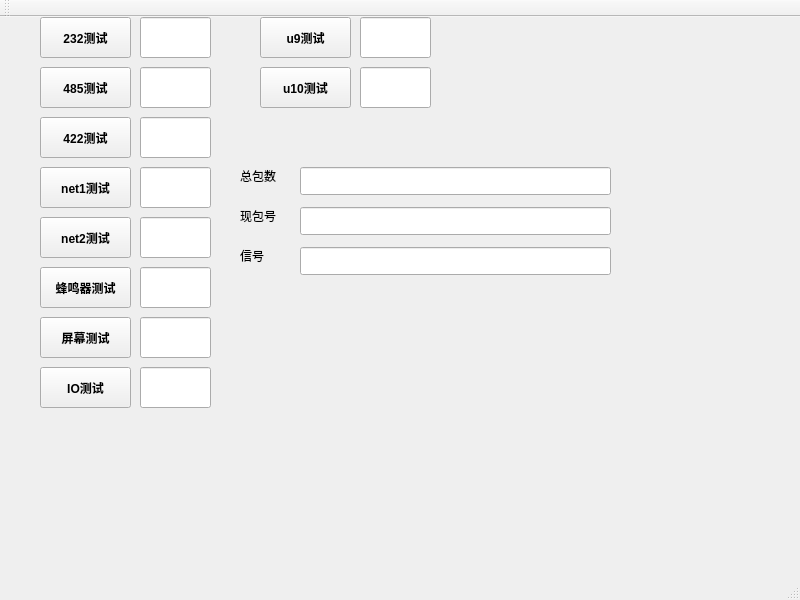
<?xml version="1.0" encoding="UTF-8"?>
<ui version="4.0">
 <class>MainWindow</class>
 <widget class="QMainWindow" name="MainWindow">
  <property name="geometry">
   <rect>
    <x>0</x>
    <y>0</y>
    <width>800</width>
    <height>600</height>
   </rect>
  </property>
  <property name="windowTitle">
   <string>MainWindow</string>
  </property>
  <widget class="QWidget" name="centralWidget">
   <widget class="QPushButton" name="pushButton232">
    <property name="geometry">
     <rect>
      <x>40</x>
      <y>0</y>
      <width>91</width>
      <height>41</height>
     </rect>
    </property>
    <property name="font">
     <font>
      <weight>75</weight>
      <bold>true</bold>
     </font>
    </property>
    <property name="text">
     <string>232测试</string>
    </property>
   </widget>
   <widget class="QPushButton" name="pushButton485">
    <property name="geometry">
     <rect>
      <x>40</x>
      <y>50</y>
      <width>91</width>
      <height>41</height>
     </rect>
    </property>
    <property name="font">
     <font>
      <weight>75</weight>
      <bold>true</bold>
     </font>
    </property>
    <property name="text">
     <string>485测试</string>
    </property>
   </widget>
   <widget class="QPushButton" name="pushButton422">
    <property name="geometry">
     <rect>
      <x>40</x>
      <y>100</y>
      <width>91</width>
      <height>41</height>
     </rect>
    </property>
    <property name="font">
     <font>
      <weight>75</weight>
      <bold>true</bold>
     </font>
    </property>
    <property name="text">
     <string>422测试</string>
    </property>
   </widget>
   <widget class="QPushButton" name="pushButtonnet1">
    <property name="geometry">
     <rect>
      <x>40</x>
      <y>150</y>
      <width>91</width>
      <height>41</height>
     </rect>
    </property>
    <property name="font">
     <font>
      <weight>75</weight>
      <bold>true</bold>
     </font>
    </property>
    <property name="text">
     <string>net1测试</string>
    </property>
   </widget>
   <widget class="QPushButton" name="pushButtonnet2">
    <property name="geometry">
     <rect>
      <x>40</x>
      <y>200</y>
      <width>91</width>
      <height>41</height>
     </rect>
    </property>
    <property name="font">
     <font>
      <weight>75</weight>
      <bold>true</bold>
     </font>
    </property>
    <property name="text">
     <string>net2测试</string>
    </property>
   </widget>
   <widget class="QPushButton" name="pushButtonbeep">
    <property name="geometry">
     <rect>
      <x>40</x>
      <y>250</y>
      <width>91</width>
      <height>41</height>
     </rect>
    </property>
    <property name="font">
     <font>
      <weight>75</weight>
      <bold>true</bold>
     </font>
    </property>
    <property name="text">
     <string>蜂鸣器测试</string>
    </property>
   </widget>
   <widget class="QPushButton" name="pushButtonscreen_2">
    <property name="geometry">
     <rect>
      <x>40</x>
      <y>300</y>
      <width>91</width>
      <height>41</height>
     </rect>
    </property>
    <property name="font">
     <font>
      <weight>75</weight>
      <bold>true</bold>
     </font>
    </property>
    <property name="text">
     <string>屏幕测试</string>
    </property>
   </widget>
   <widget class="QLineEdit" name="lineEdit232">
    <property name="geometry">
     <rect>
      <x>140</x>
      <y>0</y>
      <width>71</width>
      <height>41</height>
     </rect>
    </property>
   </widget>
   <widget class="QLineEdit" name="lineEdit485">
    <property name="geometry">
     <rect>
      <x>140</x>
      <y>50</y>
      <width>71</width>
      <height>41</height>
     </rect>
    </property>
   </widget>
   <widget class="QLineEdit" name="lineEdit422">
    <property name="geometry">
     <rect>
      <x>140</x>
      <y>100</y>
      <width>71</width>
      <height>41</height>
     </rect>
    </property>
   </widget>
   <widget class="QLineEdit" name="lineEditnet1">
    <property name="geometry">
     <rect>
      <x>140</x>
      <y>150</y>
      <width>71</width>
      <height>41</height>
     </rect>
    </property>
   </widget>
   <widget class="QLineEdit" name="lineEditnet2">
    <property name="geometry">
     <rect>
      <x>140</x>
      <y>200</y>
      <width>71</width>
      <height>41</height>
     </rect>
    </property>
   </widget>
   <widget class="QLineEdit" name="lineEditbeep">
    <property name="geometry">
     <rect>
      <x>140</x>
      <y>250</y>
      <width>71</width>
      <height>41</height>
     </rect>
    </property>
   </widget>
   <widget class="QLineEdit" name="lineEditscreen">
    <property name="geometry">
     <rect>
      <x>140</x>
      <y>300</y>
      <width>71</width>
      <height>41</height>
     </rect>
    </property>
   </widget>
   <widget class="QLineEdit" name="lineEditu9">
    <property name="geometry">
     <rect>
      <x>360</x>
      <y>0</y>
      <width>71</width>
      <height>41</height>
     </rect>
    </property>
   </widget>
   <widget class="QLineEdit" name="lineEditio">
    <property name="geometry">
     <rect>
      <x>140</x>
      <y>350</y>
      <width>71</width>
      <height>41</height>
     </rect>
    </property>
   </widget>
   <widget class="QLineEdit" name="lineEditu10">
    <property name="geometry">
     <rect>
      <x>360</x>
      <y>50</y>
      <width>71</width>
      <height>41</height>
     </rect>
    </property>
   </widget>
   <widget class="QPushButton" name="pushButtonio">
    <property name="geometry">
     <rect>
      <x>40</x>
      <y>350</y>
      <width>91</width>
      <height>41</height>
     </rect>
    </property>
    <property name="font">
     <font>
      <weight>75</weight>
      <bold>true</bold>
     </font>
    </property>
    <property name="text">
     <string>IO测试</string>
    </property>
   </widget>
   <widget class="QPushButton" name="pushButtonu9">
    <property name="geometry">
     <rect>
      <x>260</x>
      <y>0</y>
      <width>91</width>
      <height>41</height>
     </rect>
    </property>
    <property name="font">
     <font>
      <weight>75</weight>
      <bold>true</bold>
     </font>
    </property>
    <property name="text">
     <string>u9测试</string>
    </property>
   </widget>
   <widget class="QPushButton" name="pushButtonu10">
    <property name="geometry">
     <rect>
      <x>260</x>
      <y>50</y>
      <width>91</width>
      <height>41</height>
     </rect>
    </property>
    <property name="font">
     <font>
      <weight>75</weight>
      <bold>true</bold>
     </font>
    </property>
    <property name="text">
     <string>u10测试</string>
    </property>
   </widget>
   <widget class="QLineEdit" name="lineEditSum">
    <property name="geometry">
     <rect>
      <x>300</x>
      <y>150</y>
      <width>311</width>
      <height>28</height>
     </rect>
    </property>
   </widget>
   <widget class="QLineEdit" name="lineEditNumber">
    <property name="geometry">
     <rect>
      <x>300</x>
      <y>190</y>
      <width>311</width>
      <height>28</height>
     </rect>
    </property>
   </widget>
   <widget class="QLineEdit" name="lineEditDB">
    <property name="geometry">
     <rect>
      <x>300</x>
      <y>230</y>
      <width>311</width>
      <height>28</height>
     </rect>
    </property>
   </widget>
   <widget class="QLabel" name="label">
    <property name="geometry">
     <rect>
      <x>240</x>
      <y>150</y>
      <width>51</width>
      <height>18</height>
     </rect>
    </property>
    <property name="text">
     <string>总包数</string>
    </property>
   </widget>
   <widget class="QLabel" name="label_2">
    <property name="geometry">
     <rect>
      <x>240</x>
      <y>190</y>
      <width>51</width>
      <height>18</height>
     </rect>
    </property>
    <property name="text">
     <string>现包号</string>
    </property>
   </widget>
   <widget class="QLabel" name="label_3">
    <property name="geometry">
     <rect>
      <x>240</x>
      <y>230</y>
      <width>51</width>
      <height>18</height>
     </rect>
    </property>
    <property name="text">
     <string>信号</string>
    </property>
   </widget>
  </widget>
  <widget class="QMenuBar" name="menuBar">
   <property name="geometry">
    <rect>
     <x>0</x>
     <y>0</y>
     <width>800</width>
     <height>26</height>
    </rect>
   </property>
  </widget>
  <widget class="QToolBar" name="mainToolBar">
   <attribute name="toolBarArea">
    <enum>TopToolBarArea</enum>
   </attribute>
   <attribute name="toolBarBreak">
    <bool>false</bool>
   </attribute>
  </widget>
  <widget class="QStatusBar" name="statusBar"/>
 </widget>
 <layoutdefault spacing="6" margin="11"/>
 <resources/>
 <connections/>
</ui>
